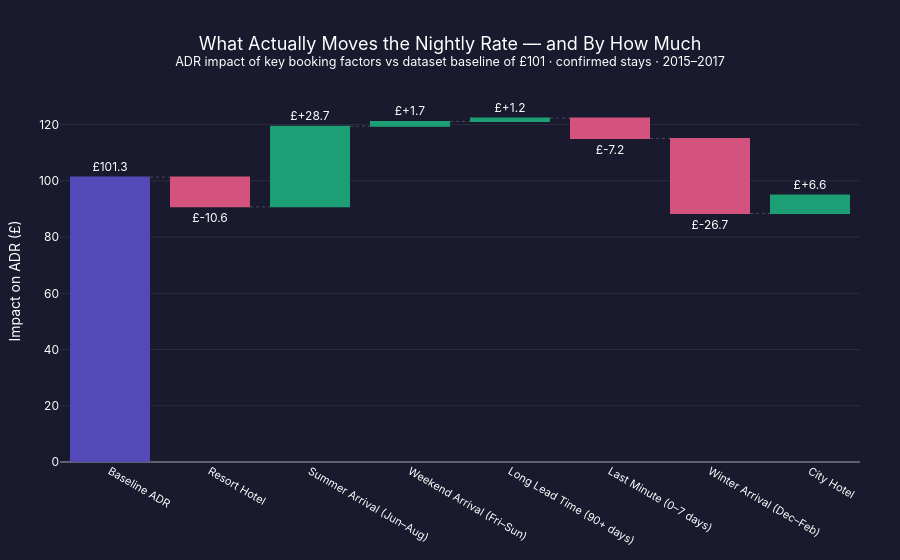

The notebook cell this image was saved under:
### Markdown cell above
## The Countries That Book the Most Are Not the Countries That Spend the Most

Portugal accounts for the largest share of bookings by a significant margin. 
It also pays some of the lowest average rates in the dataset. High familiarity 
with the local market, proximity, and repeat booking behaviour all compress 
the price.

The more interesting signal is in the smaller boxes. **Switzerland, the USA 
and China generate far less volume but pay materially higher rates** — 
averaging above £115/night against Portugal's £95. These are guests arriving 
with different expectations, booking different room types, and providing 
disproportionate revenue relative to their booking share.

For a hotel's commercial team, the implication is straightforward: volume 
markets keep occupancy high, but premium markets protect the rate. 
Both matter — but they need to be managed differently.

### Code cell
# Calculate baseline and factor impacts
baseline = df_clean['adr'].mean()

# Factor impacts vs baseline
factors = {
    'Baseline ADR': baseline,
    'Resort Hotel': df_clean[df_clean['hotel'] == 'Resort Hotel']['adr'].mean() - baseline,
    'Summer Arrival\n(Jun–Aug)': df_clean[df_clean['arrival_month_num'].isin([6,7,8])]['adr'].mean() - baseline,
    'Weekend Arrival\n(Fri–Sun)': df_clean[df_clean['day_of_week'].isin(['Friday','Saturday','Sunday'])]['adr'].mean() - baseline,
    'Long Lead Time\n(90+ days)': df_clean[df_clean['lead_time'] >= 90]['adr'].mean() - baseline,
    'Last Minute\n(0–7 days)': df_clean[df_clean['lead_time'] <= 7]['adr'].mean() - baseline,
    'Winter Arrival\n(Dec–Feb)': df_clean[df_clean['arrival_month_num'].isin([12,1,2])]['adr'].mean() - baseline,
    'City Hotel': df_clean[df_clean['hotel'] == 'City Hotel']['adr'].mean() - baseline,
}

labels = list(factors.keys())
values = list(factors.values())

# Build waterfall colours
colors = []
for i, (label, val) in enumerate(factors.items()):
    if i == 0:
        colors.append('#534AB7')  # baseline
    elif val >= 0:
        colors.append('#1D9E75')  # positive
    else:
        colors.append('#D4537E')  # negative

# Measure types
measure = ['absolute'] + ['relative'] * (len(values) - 1)

fig = go.Figure(go.Waterfall(
    name='ADR Impact',
    orientation='v',
    measure=measure,
    x=labels,
    y=values,
    text=[f'£{v:+.1f}' if i > 0 else f'£{v:.1f}' for i, v in enumerate(values)],
    textposition='outside',
    textfont=dict(color='white', size=12),
    connector=dict(
        line=dict(color='rgba(255,255,255,0.2)', width=1, dash='dot')
    ),
    increasing=dict(marker=dict(color='#1D9E75')),
    decreasing=dict(marker=dict(color='#D4537E')),
    totals=dict(marker=dict(color='#534AB7'))
))

fig.update_layout(
    title=dict(
        text='What Actually Moves the Nightly Rate — and By How Much<br><sup>ADR impact of key booking factors vs dataset baseline of £101 · confirmed stays · 2015–2017</sup>',
        font=dict(size=18, color='white'),
        x=0.5
    ),
    yaxis=dict(
        title='Impact on ADR (£)',
        color='white',
        gridcolor='rgba(255,255,255,0.08)',
        zerolinecolor='rgba(255,255,255,0.3)'
    ),
    xaxis=dict(
        color='white',
        tickfont=dict(size=11)
    ),
    paper_bgcolor='#1a1a2e',
    plot_bgcolor='#1a1a2e',
    font=dict(color='white', family='Inter, sans-serif'),
    showlegend=False,
    height=560,
    margin=dict(t=100, b=80, l=60, r=40)
)

fig.write_html('chart6_waterfall_adr.html')
fig.show()

print("✅ Saved as chart6_waterfall_adr.html")
print(f"\nBaseline ADR: £{baseline:.2f}")
print("\nFactor impacts:")
for label, val in list(factors.items())[1:]:
    print(f"  {label.replace(chr(10), ' ')}: {val:+.2f}")

### Figure 1 — Plotly figure (JSON) as saved in the notebook; plotly's stock layout.template omitted (floating-point values rounded to 4 significant figures)
{"data": [{"connector": {"line": {"color": "rgba(255,255,255,0.2)", "dash": "dot", "width": 1}}, "decreasing": {"marker": {"color": "#D4537E"}}, "increasing": {"marker": {"color": "#1D9E75"}}, "measure": ["absolute", "relative", "relative", "relative", "relative", "relative", "relative", "relative"], "name": "ADR Impact", "orientation": "v", "text": ["£101.3", "£-10.6", "£+28.7", "£+1.7", "£+1.2", "£-7.2", "£-26.7", "£+6.6"], "textfont": {"color": "white", "size": 12}, "textposition": "outside", "totals": {"marker": {"color": "#534AB7"}}, "type": "waterfall", "x": ["Baseline ADR", "Resort Hotel", "Summer Arrival\n(Jun–Aug)", "Weekend Arrival\n(Fri–Sun)", "Long Lead Time\n(90+ days)", "Last Minute\n(0–7 days)", "Winter Arrival\n(Dec–Feb)", "City Hotel"], "y": [101.3, -10.59, 28.66, 1.718, 1.185, -7.23, -26.72, 6.574]}], "layout": {"font": {"color": "white", "family": "Inter, sans-serif"}, "height": 560, "margin": {"b": 80, "l": 60, "r": 40, "t": 100}, "paper_bgcolor": "#1a1a2e", "plot_bgcolor": "#1a1a2e", "showlegend": false, "title": {"font": {"color": "white", "size": 18}, "text": "What Actually Moves the Nightly Rate — and By How Much<br><sup>ADR impact of key booking factors vs dataset baseline of £101 · confirmed stays · 2015–2017</sup>", "x": 0.5}, "xaxis": {"color": "white", "tickfont": {"size": 11}}, "yaxis": {"color": "white", "gridcolor": "rgba(255,255,255,0.08)", "title": {"text": "Impact on ADR (£)"}, "zerolinecolor": "rgba(255,255,255,0.3)"}}}
